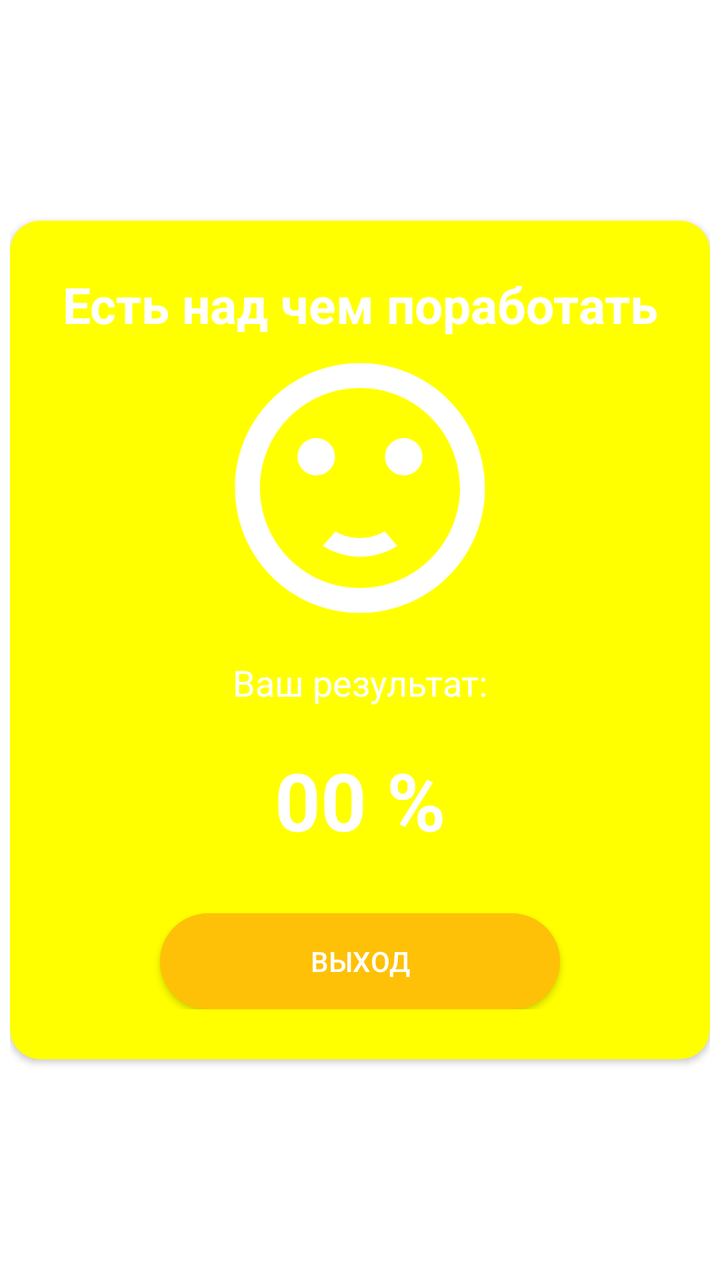
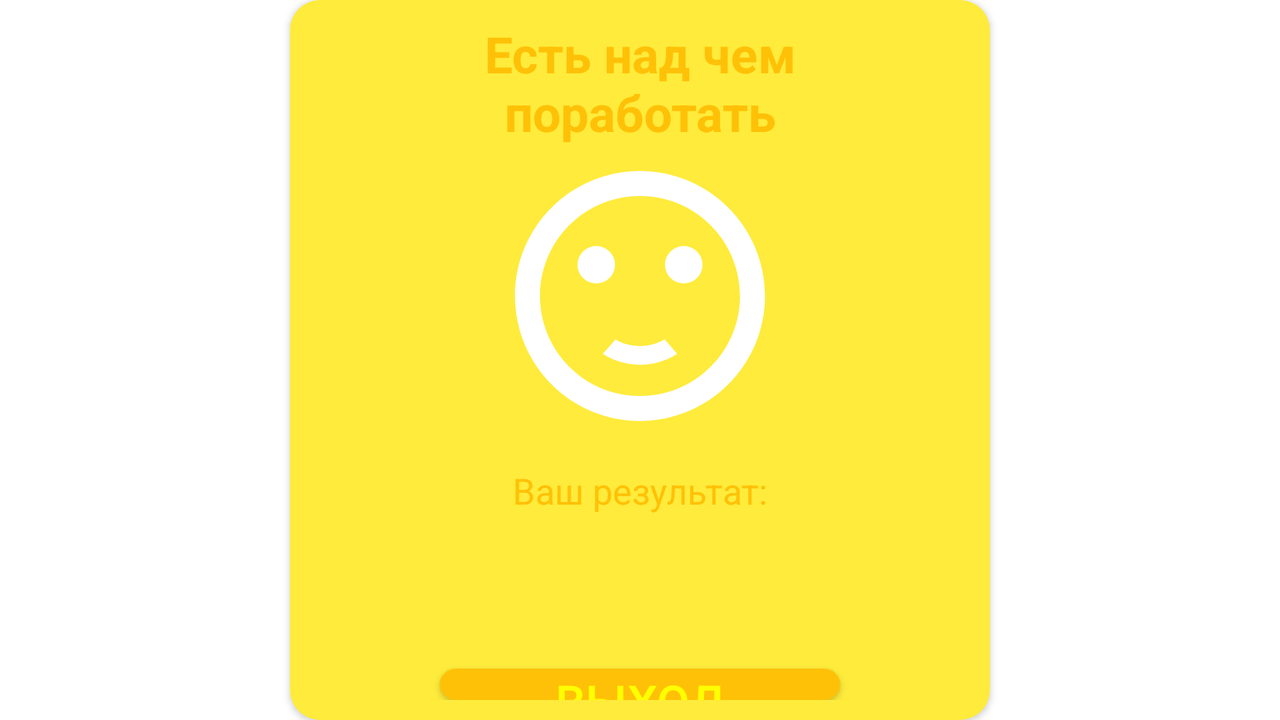

One screen, two layout resources from the same app: the default and the repository's alternative for another configuration. Each is rendered where Android would select it; the XML of both is given below.
<!-- AndroidManifest.xml: application theme AppTheme -->
<!-- res/layout/custom_neutral_popup.xml -->
<?xml version="1.0" encoding="utf-8"?>
<RelativeLayout xmlns:android="http://schemas.android.com/apk/res/android"

    android:layout_width="match_parent"
    android:layout_height="match_parent"
    xmlns:app="http://schemas.android.com/apk/res-auto"
    xmlns:tools="http://schemas.android.com/tools"
    android:layout_marginLeft="5dp"
    android:layout_marginRight="5dp"
    android:gravity="center">

    <androidx.cardview.widget.CardView
        android:layout_width="match_parent"
        android:layout_height="wrap_content"
        android:layout_alignParentStart="true"
        android:layout_alignParentTop="true"
        app:cardBackgroundColor="@color/yellow"
        app:cardCornerRadius="15dp">

        <LinearLayout
            android:layout_width="match_parent"
            android:layout_height="wrap_content"
            android:orientation="vertical">

            <LinearLayout
                android:layout_width="match_parent"
                android:layout_height="match_parent"
                android:layout_marginTop="25dp"
                android:layout_marginBottom="25dp"
                android:orientation="vertical">

                <TextView

                    android:id="@+id/titleTvPopupNeutralImg"
                    android:layout_width="match_parent"
                    android:layout_height="wrap_content"
                    android:layout_marginLeft="20dp"
                    android:layout_marginRight="20dp"
                    android:text="@string/neutral_popup_title_default"
                    android:textAlignment="center"
                    android:textColor="@color/backgroundItemPrimary"
                    android:textSize="25sp"
                    android:textStyle="bold" />
                <ImageView
                    android:layout_width="match_parent"
                    android:layout_height="wrap_content"
                    android:layout_marginLeft="20dp"
                    android:layout_marginRight="20dp"
                    android:layout_marginBottom="10dp"
                    android:src="@drawable/ic_baseline_sentiment_satisfied_24"
                    android:contentDescription="TODO" />

                <TextView
                    android:id="@+id/messageTvPopupNeutralImg"
                    android:layout_width="match_parent"
                    android:layout_height="wrap_content"
                    android:layout_marginLeft="20dp"
                    android:layout_marginRight="20dp"
                    android:layout_marginBottom="20dp"
                    android:text="@string/popup_text_default"
                    android:textAlignment="center"
                    android:textSize="18sp"
                    android:textColor="@color/colorWhite"/>


                <TextView
                    android:id="@+id/resultTvPopupNeutralImg"
                    android:layout_width="match_parent"
                    android:layout_height="wrap_content"
                    android:layout_marginLeft="20dp"
                    android:layout_marginRight="20dp"
                    android:layout_marginBottom="10dp"
                    android:textAlignment="center"
                    android:textColor="@color/colorWhite"
                    android:textSize="40sp"
                    android:textStyle="bold"
                    tools:text="00 %" />

                <Button
                    android:id="@+id/btnAcceptPopupNeutralImg"
                    android:layout_width="200dp"
                    android:layout_height="wrap_content"
                    android:layout_gravity="center_horizontal"
                    android:layout_marginTop="20dp"
                    android:background="@drawable/button_yellow_round"
                    android:text="Выход"
                    android:textColor="@color/colorWhite" />


            </LinearLayout>


        </LinearLayout>
    </androidx.cardview.widget.CardView>


</RelativeLayout>
<!-- resources referenced by this layout -->
<resources>
  <color name="backgroundItemPrimary">#FFFFFF</color>
  <color name="colorWhite">#FFFFFFFF</color>
  <color name="yellow">#FFFF00</color>
  <!-- drawable button_yellow_round (drawable-v24) -->
  <?xml version="1.0" encoding="utf-8"?>
  <shape xmlns:android="http://schemas.android.com/apk/res/android">
      android:sharpe="rectangle">
  
      <corners
          android:radius="50dp"/>
      <solid
          android:color="@color/yellowDark"/>
  </shape>
  <!-- drawable ic_baseline_sentiment_satisfied_24 (drawable-v24) -->
  <vector android:height="150dp" android:tint="#FFFFFF"
      android:viewportHeight="24" android:viewportWidth="24"
      android:width="150dp" xmlns:android="http://schemas.android.com/apk/res/android">
      <path android:fillColor="@android:color/white" android:pathData="M15.5,9.5m-1.5,0a1.5,1.5 0,1 1,3 0a1.5,1.5 0,1 1,-3 0"/>
      <path android:fillColor="@android:color/white" android:pathData="M8.5,9.5m-1.5,0a1.5,1.5 0,1 1,3 0a1.5,1.5 0,1 1,-3 0"/>
      <path android:fillColor="@android:color/white" android:pathData="M11.99,2C6.47,2 2,6.48 2,12s4.47,10 9.99,10C17.52,22 22,17.52 22,12S17.52,2 11.99,2zM12,20c-4.42,0 -8,-3.58 -8,-8s3.58,-8 8,-8 8,3.58 8,8 -3.58,8 -8,8zM12,16c-0.73,0 -1.38,-0.18 -1.96,-0.52 -0.12,0.14 -0.86,0.98 -1.01,1.15 0.86,0.55 1.87,0.87 2.97,0.87 1.11,0 2.12,-0.33 2.98,-0.88 -0.97,-1.09 -0.01,-0.02 -1.01,-1.15 -0.59,0.35 -1.24,0.53 -1.97,0.53z"/>
  </vector>
  <string name="neutral_popup_title_default">Есть над чем поработать</string>
  <string name="popup_text_default">Ваш результат:  </string>
  <style name="AppTheme" parent="Theme.AppCompat.Light.NoActionBar">
  
          
  
          <item name="android:windowBackground">@drawable/launch_scr</item>
          <item name="colorPrimary">@color/colorPrimary</item>
          <item name="colorPrimaryDark">@color/colorPrimaryDark</item>
          <item name="colorAccent">@color/colorAccent</item>
  
  
      </style>
  <color name="yellowDark">#FFC107</color>
  <!-- drawable launch_scr (drawable) -->
  <?xml version="1.0" encoding="utf-8"?>
  <layer-list xmlns:android="http://schemas.android.com/apk/res/android" android:opacity="opaque">
  
      
      <item android:drawable="@android:color/white"/>
  
      
      <item>
  
          <bitmap
              android:src="@drawable/scr_splash"
              android:gravity="center"/>
  
      </item>
  
  </layer-list>
  <color name="colorPrimary">#FD0404</color>
  <color name="colorPrimaryDark">#C60202</color>
  <color name="colorAccent">#D30202</color>
  <!-- drawable scr_splash: png bitmap (drawable, 23585 bytes) -->
</resources>
<!-- res/layout-land/custom_neutral_popup.xml (the repository's variant of the layout above) -->
<!-- drawn on the phone turned sideways -->
<?xml version="1.0" encoding="utf-8"?>
<RelativeLayout xmlns:android="http://schemas.android.com/apk/res/android"
    xmlns:app="http://schemas.android.com/apk/res-auto"
    android:id="@+id/rlNeutral"
    android:layout_width="match_parent"
    android:layout_height="match_parent"
    android:layout_marginLeft="5dp"
    android:layout_marginRight="5dp"
    android:gravity="center">

    <androidx.cardview.widget.CardView
        android:id="@+id/cvNeutral"
        android:layout_width="350dp"
        android:layout_height="wrap_content"
        android:layout_alignParentStart="true"
        android:layout_alignParentTop="true"
        app:cardBackgroundColor="#FFEB3B"
        app:cardCornerRadius="15dp">

        <LinearLayout
            android:id="@+id/llNeutral"
            android:layout_width="match_parent"
            android:layout_height="match_parent"
            android:orientation="vertical"
            android:padding="10dp">

            <TextView
                android:id="@+id/titleTvPopupNeutralImg"
                android:layout_width="match_parent"
                android:layout_height="wrap_content"
                android:layout_marginLeft="20dp"
                android:layout_marginRight="20dp"
                android:text="@string/neutral_popup_title_default"
                android:textAlignment="center"
                android:textColor="@color/yellowDark"
                android:textSize="25sp"
                android:textStyle="bold" />

            <ImageView
                android:id="@+id/ivNeutral"
                android:layout_width="match_parent"
                android:layout_height="wrap_content"
                android:layout_marginLeft="20dp"
                android:layout_marginRight="20dp"
                android:layout_marginBottom="10dp"
                android:contentDescription="@string/todo"
                android:src="@drawable/ic_baseline_sentiment_satisfied_24" />

            <TextView
                android:id="@+id/messageTvPopupNeutralImg"
                android:layout_width="match_parent"
                android:layout_height="wrap_content"
                android:layout_marginLeft="20dp"
                android:layout_marginRight="20dp"
                android:layout_marginBottom="20dp"
                android:text="@string/popup_text_default"
                android:textAlignment="center"
                android:textColor="@color/yellowDark"
                android:textSize="18sp" />

            <TextView
                android:id="@+id/resultTvPopupNeutralImg"
                android:layout_width="match_parent"
                android:layout_height="wrap_content"
                android:layout_marginLeft="20dp"
                android:layout_marginRight="20dp"
                android:layout_marginBottom="10dp"

                android:textAlignment="center"
                android:textColor="@color/yellowDark"
                android:textSize="20sp"
                android:textStyle="bold" />

            <Button
                android:id="@+id/btnAcceptPopupNeutralImg"
                android:layout_width="200dp"
                android:layout_height="wrap_content"
                android:layout_gravity="center_horizontal"
                android:layout_marginTop="20dp"
                android:background="@drawable/button_yellow_round"
                android:text="@string/exit"
                android:textColor="@color/yellow"
                android:textSize="24sp" />

        </LinearLayout>

    </androidx.cardview.widget.CardView>
</RelativeLayout>
<!-- resources referenced by the variant -->
<!-- as the phone turned sideways resolves them -->
<resources>
  <color name="yellow">#FFFF00</color>
  <color name="yellowDark">#FFC107</color>
  <!-- drawable button_yellow_round (drawable-v24) -->
  <?xml version="1.0" encoding="utf-8"?>
  <shape xmlns:android="http://schemas.android.com/apk/res/android">
      android:sharpe="rectangle">
  
      <corners
          android:radius="50dp"/>
      <solid
          android:color="@color/yellowDark"/>
  </shape>
  <!-- drawable ic_baseline_sentiment_satisfied_24 (drawable-v24) -->
  <vector android:height="150dp" android:tint="#FFFFFF"
      android:viewportHeight="24" android:viewportWidth="24"
      android:width="150dp" xmlns:android="http://schemas.android.com/apk/res/android">
      <path android:fillColor="@android:color/white" android:pathData="M15.5,9.5m-1.5,0a1.5,1.5 0,1 1,3 0a1.5,1.5 0,1 1,-3 0"/>
      <path android:fillColor="@android:color/white" android:pathData="M8.5,9.5m-1.5,0a1.5,1.5 0,1 1,3 0a1.5,1.5 0,1 1,-3 0"/>
      <path android:fillColor="@android:color/white" android:pathData="M11.99,2C6.47,2 2,6.48 2,12s4.47,10 9.99,10C17.52,22 22,17.52 22,12S17.52,2 11.99,2zM12,20c-4.42,0 -8,-3.58 -8,-8s3.58,-8 8,-8 8,3.58 8,8 -3.58,8 -8,8zM12,16c-0.73,0 -1.38,-0.18 -1.96,-0.52 -0.12,0.14 -0.86,0.98 -1.01,1.15 0.86,0.55 1.87,0.87 2.97,0.87 1.11,0 2.12,-0.33 2.98,-0.88 -0.97,-1.09 -0.01,-0.02 -1.01,-1.15 -0.59,0.35 -1.24,0.53 -1.97,0.53z"/>
  </vector>
  <string name="exit">Выход</string>
  <string name="neutral_popup_title_default">Есть над чем поработать</string>
  <string name="popup_text_default">Ваш результат:  </string>
  <string name="todo">TODO</string>
  <style name="AppTheme" parent="Theme.AppCompat.Light.NoActionBar">
  
          
  
          <item name="android:windowBackground">@drawable/launch_scr</item>
          <item name="colorPrimary">@color/colorPrimary</item>
          <item name="colorPrimaryDark">@color/colorPrimaryDark</item>
          <item name="colorAccent">@color/colorAccent</item>
  
  
      </style>
  <!-- drawable launch_scr (drawable) -->
  <?xml version="1.0" encoding="utf-8"?>
  <layer-list xmlns:android="http://schemas.android.com/apk/res/android" android:opacity="opaque">
  
      
      <item android:drawable="@android:color/white"/>
  
      
      <item>
  
          <bitmap
              android:src="@drawable/scr_splash"
              android:gravity="center"/>
  
      </item>
  
  </layer-list>
  <color name="colorPrimary">#FD0404</color>
  <color name="colorPrimaryDark">#C60202</color>
  <color name="colorAccent">#D30202</color>
  <!-- drawable scr_splash: png bitmap (drawable, 23585 bytes) -->
</resources>
